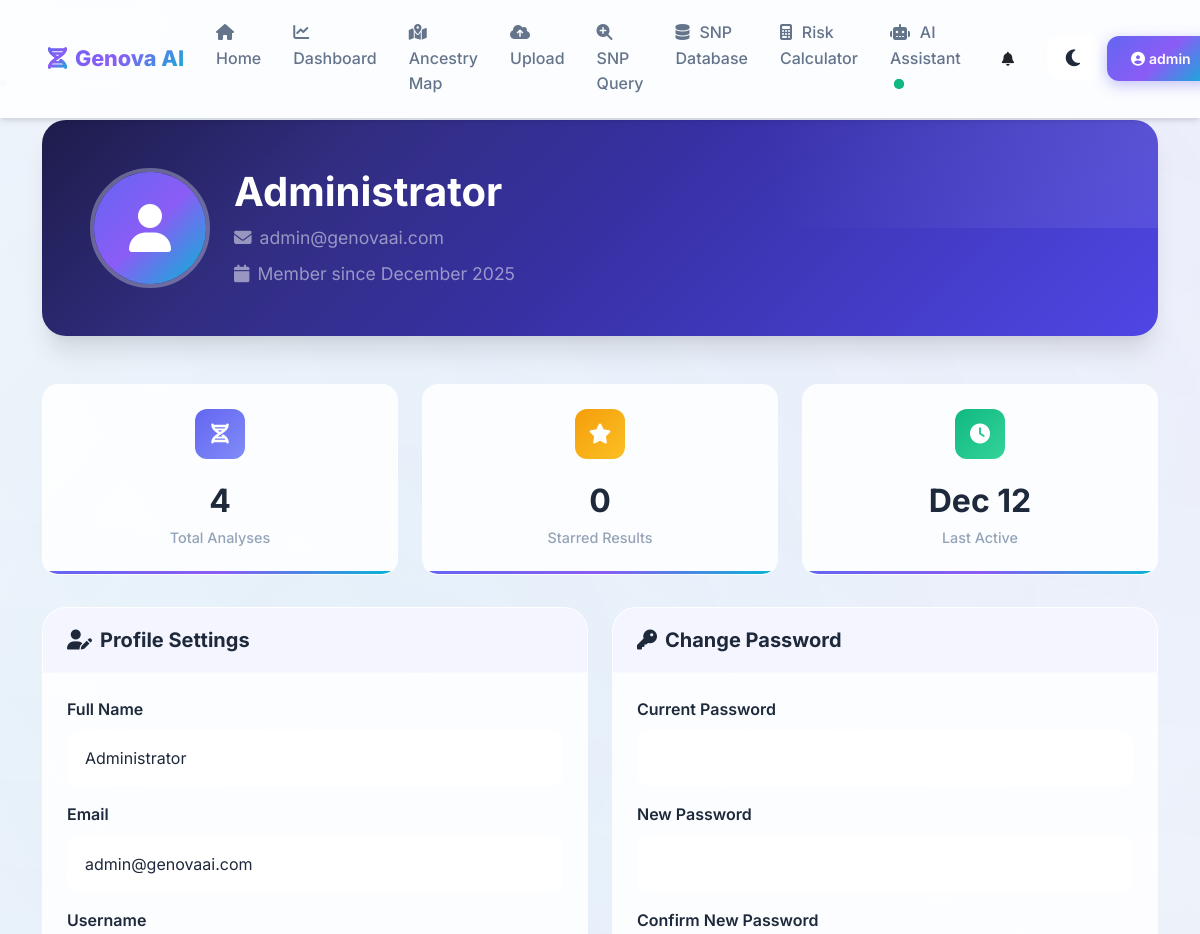
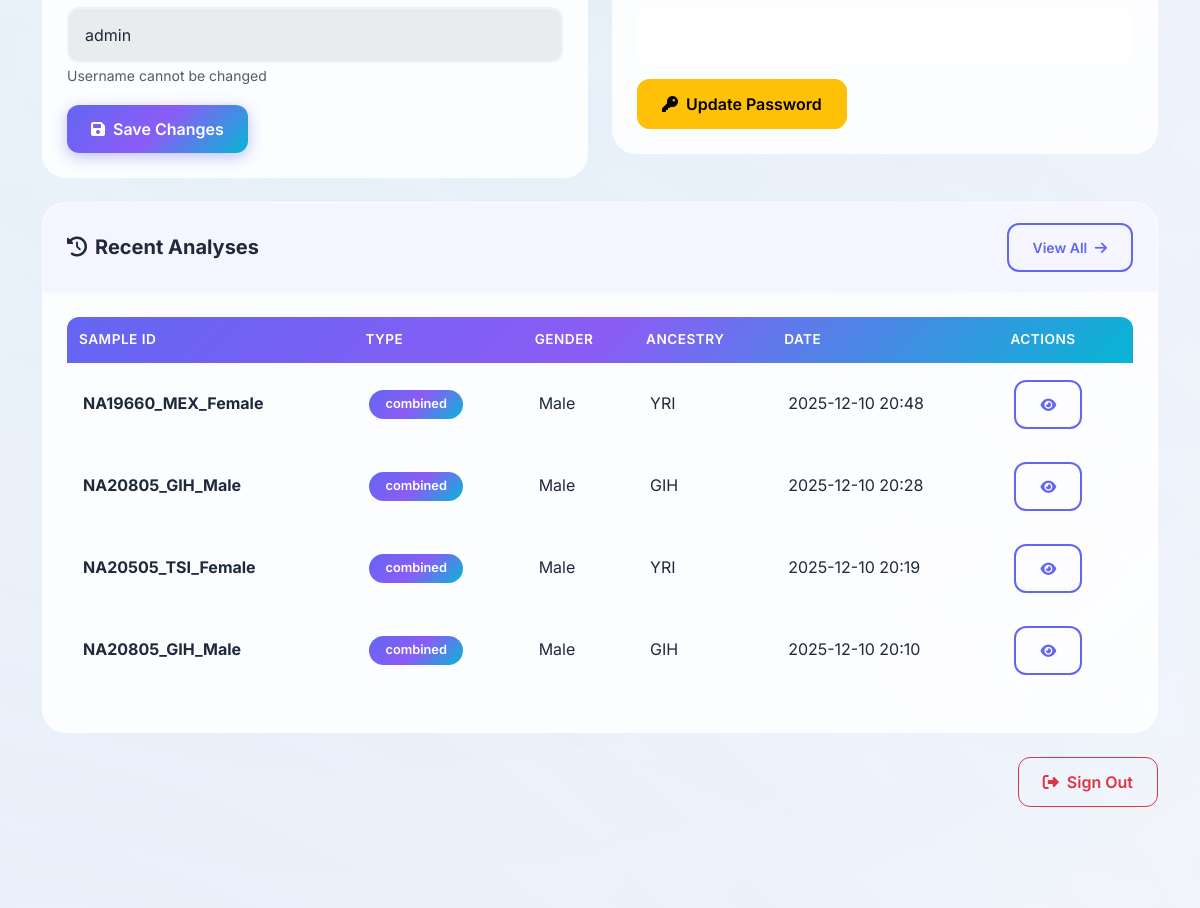
The page /profile (signed in, upper part) on the database as committed earlier (2 pictures, top to bottom).
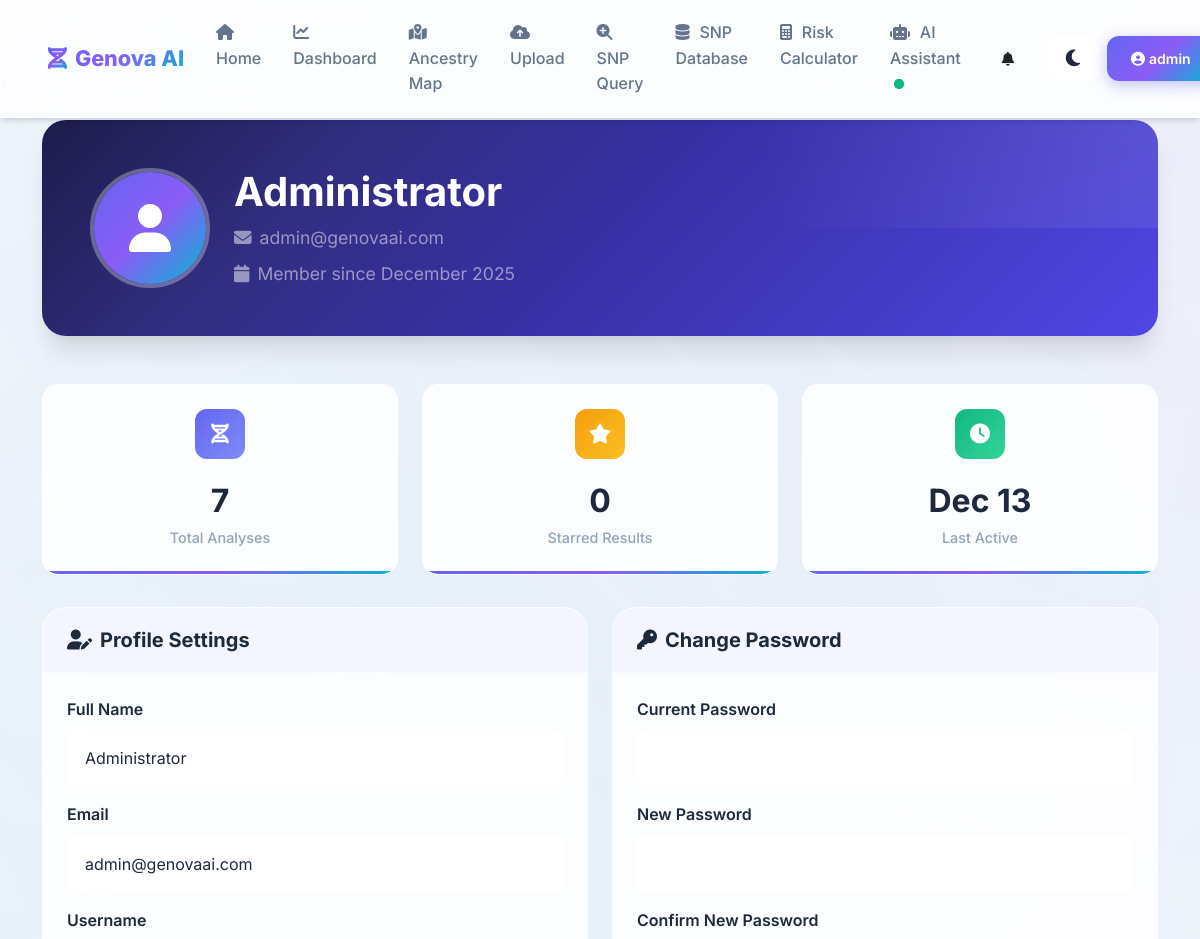
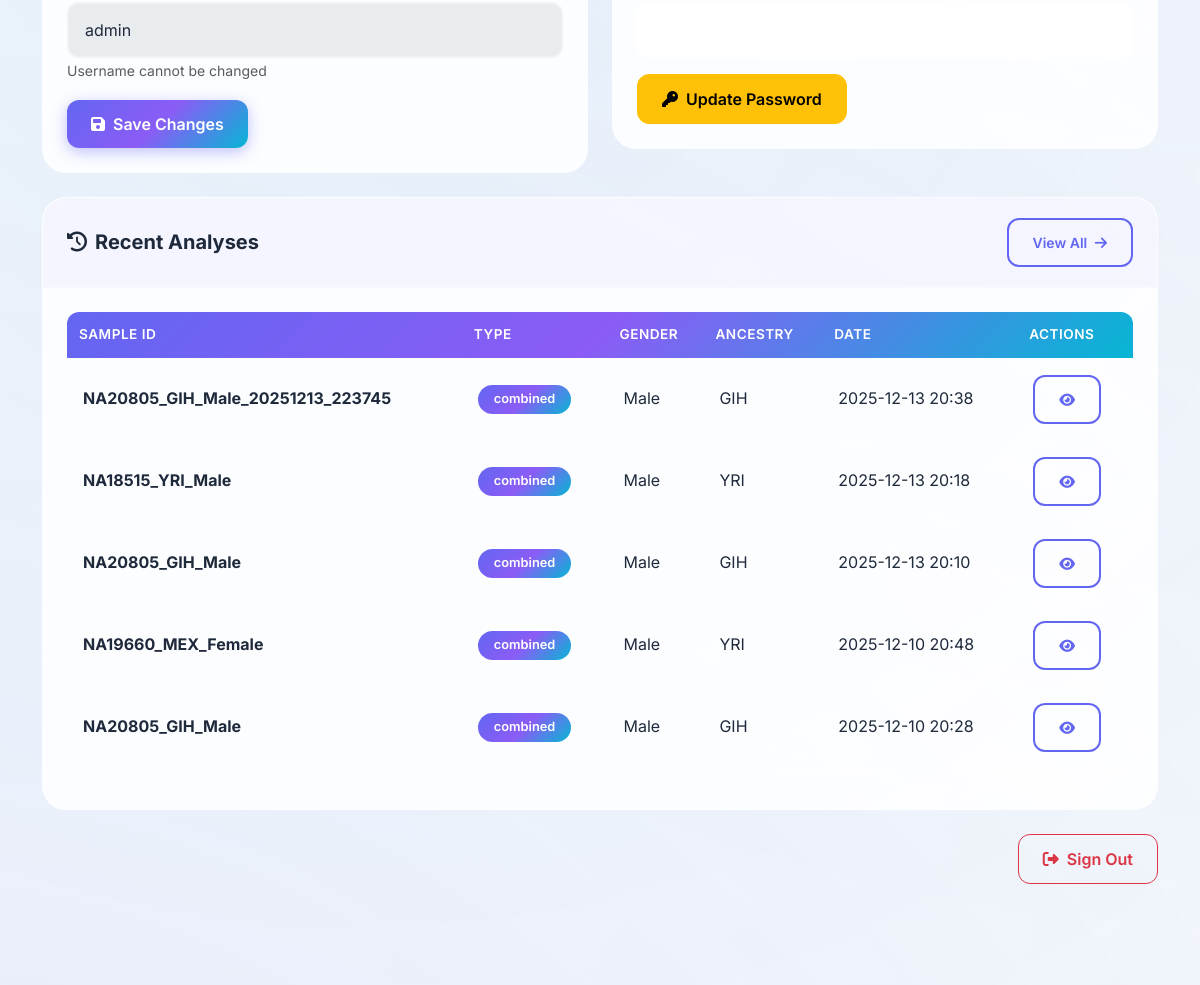
The same page on the database as committed later (2 pictures, top to bottom).
### database/models.py (models this page shows, shortened)
class User(UserMixin, db.Model):
    __tablename__ = 'users'
    id = db.Column(db.Integer, primary_key=True)
    username = db.Column(db.String(80), unique=True, nullable=False, index=True)
    email = db.Column(db.String(120), unique=True, nullable=False, index=True)
    password_hash = db.Column(db.String(256), nullable=False)
    full_name = db.Column(db.String(150))
    avatar_url = db.Column(db.String(500))
    created_at = db.Column(db.DateTime, default=datetime.utcnow)
    last_login = db.Column(db.DateTime)
    is_active = db.Column(db.Boolean, default=True)
    is_admin = db.Column(db.Boolean, default=False)
    analyses = db.relationship('AnalysisHistory', backref='user', lazy='dynamic', cascade='all, delete-orphan')

class AnalysisHistory(db.Model):
    __tablename__ = 'analysis_history'
    id = db.Column(db.Integer, primary_key=True)
    user_id = db.Column(db.Integer, db.ForeignKey('users.id'), nullable=True, index=True)
    sample_id = db.Column(db.String(100), nullable=False, index=True)
    analysis_type = db.Column(db.String(50), nullable=False)  # 'combined', 'gender', 'ancestry', 'physical', 'disease_risk'
    gender_prediction = db.Column(db.String(20))
    gender_confidence = db.Column(db.Float)
    gender_correct = db.Column(db.Boolean)
    ancestry_prediction = db.Column(db.String(100))
    ancestry_code = db.Column(db.String(10))
    ancestry_confidence = db.Column(db.Float)
    ancestry_correct = db.Column(db.Boolean)
    full_results = db.Column(db.Text)  # JSON string
    physical_characteristics = db.Column(db.Text)  # HTML/Text
    disease_risk_report = db.Column(db.Text)  # HTML/Text
    file_name = db.Column(db.String(255))
    file_path = db.Column(db.String(500))
    snp_count = db.Column(db.Integer)
    processing_time = db.Column(db.Float)
    status = db.Column(db.String(20), default='completed')  # 'pending', 'processing', 'completed', 'failed'
    error_message = db.Column(db.Text)
    created_at = db.Column(db.DateTime, default=datetime.utcnow, index=True)
    updated_at = db.Column(db.DateTime, default=datetime.utcnow, onupdate=datetime.utcnow)
    tags = db.Column(db.String(500))  # Comma-separated tags
    notes = db.Column(db.Text)
    is_starred = db.Column(db.Boolean, default=False)

### routes/auth_routes.py (the view)
@auth_bp.route('/profile')
@login_required
def profile():
    from database import AnalysisHistory
    from sqlalchemy import or_
    base_query = AnalysisHistory.query.filter(
        or_(AnalysisHistory.user_id == current_user.id, AnalysisHistory.user_id == None)
    )
    total_analyses = base_query.count()
    starred_analyses = base_query.filter(AnalysisHistory.is_starred == True).count()
    recent_analyses = base_query.order_by(AnalysisHistory.created_at.desc()).limit(5).all()
    stats = {
        'total_analyses': total_analyses,
        'starred_analyses': starred_analyses,
        'recent_analyses': recent_analyses
    }
    return render_template('auth/profile.html', stats=stats)

### app.py (called while the page is built)
@login_manager.user_loader
def load_user(user_id):
    return User.query.get(int(user_id))

@app.context_processor
def inject_user():
    return dict(current_user=current_user)

### templates/auth/profile.html (shortened to what the changed rows need)
{% extends "base.html" %}
{% block content %}
<div class="container py-4">
    <section class="hero-section mb-5" data-aos="fade-up">
        <div class="d-flex align-items-center gap-4 flex-wrap">
            <div>
                <h1 class="display-5 fw-bold text-white mb-2">
                    {{ current_user.full_name or current_user.username }}
                </h1>
                <p class="text-white-50 mb-2">
                    <i class="fas fa-envelope me-2"></i>{{ current_user.email }}
                </p>
                <p class="text-white-50 mb-0">
                    <i class="fas fa-calendar me-2"></i>Member since {{ current_user.created_at.strftime('%B %Y') if current_user.created_at else 'N/A' }}
                </p>
            </div>
        </div>
    </section>
    <div class="row g-4">
        <div class="col-md-4" data-aos="fade-up" data-aos-delay="100">
            <div class="stat-card">
                <div class="stat-icon blue">
                    <i class="fas fa-dna"></i>
                </div>
                <div class="stat-value">{{ stats.total_analyses }}</div>
                <div class="stat-label">Total Analyses</div>
            </div>
        </div>
        <div class="col-md-4" data-aos="fade-up" data-aos-delay="300">
            <div class="stat-card">
                <div class="stat-icon green">
                    <i class="fas fa-clock"></i>
                </div>
                <div class="stat-value">{{ current_user.last_login.strftime('%b %d') if current_user.last_login else 'N/A' }}</div>
                <div class="stat-label">Last Active</div>
            </div>
        </div>
    </div>
    <div class="row g-4 mt-2">
        <div class="col-lg-6" data-aos="fade-up" data-aos-delay="400">
            <div class="profile-card">
                <div class="profile-card-body">
                    <form method="POST" action="{{ url_for('auth.update_profile') }}">
                        <div class="mb-3">
                            <label for="full_name" class="form-label">Full Name</label>
                            <input type="text" class="form-control" id="full_name" name="full_name"
                                   value="{{ current_user.full_name or '' }}">
                        </div>
                        <div class="mb-3">
                            <label for="email" class="form-label">Email</label>
                            <input type="email" class="form-control" id="email" name="email"
                                   value="{{ current_user.email }}">
                        </div>
                        <div class="mb-3">
                            <label class="form-label">Username</label>
                            <input type="text" class="form-control" value="{{ current_user.username }}" disabled>
                            <small class="text-muted">Username cannot be changed</small>
                        </div>
                    </form>
                </div>
            </div>
        </div>
    </div>
    <div class="row mt-4">
        <div class="col-12" data-aos="fade-up" data-aos-delay="600">
            <div class="profile-card">
                <div class="profile-card-body">
                    {% if stats.recent_analyses %}
                    <div class="table-responsive">
                        <table class="table table-hover">
                            <thead>
                                <tr class="table-header-gradient">
                                    <th>Sample ID</th>
                                    <th>Type</th>
                                    <th>Gender</th>
                                    <th>Ancestry</th>
                                    <th>Date</th>
                                    <th>Actions</th>
                                </tr>
                            </thead>
                            <tbody>
                                {% for analysis in stats.recent_analyses %}
                                <tr>
                                    <td><strong>{{ analysis.sample_id }}</strong></td>
                                    <td><span class="badge bg-primary">{{ analysis.analysis_type }}</span></td>
                                    <td>{{ analysis.gender_prediction or '-' }}</td>
                                    <td>{{ analysis.ancestry_code or '-' }}</td>
                                    <td>{{ analysis.created_at.strftime('%Y-%m-%d %H:%M') if analysis.created_at else '-' }}</td>
                                    <td>
                                        <a href="{{ url_for('history.view_analysis', analysis_id=analysis.id) }}" class="btn btn-sm btn-outline-primary">
                                            <i class="fas fa-eye"></i>
                                        </a>
                                    </td>
                                </tr>
                                {% endfor %}
                            </tbody>
                        </table>
                    </div>
                    {% endif %}
                </div>
            </div>
        </div>
    </div>
</div>
{% endblock %}

### templates/base.html (shortened to what the changed rows need)
<!DOCTYPE html>
<html lang="en" data-bs-theme="light">
<head>
    <link href="https://cdn.jsdelivr.net/npm/bootstrap@5.3.0-alpha1/dist/css/bootstrap.min.css" rel="stylesheet">
    <link rel="stylesheet" href="https://cdnjs.cloudflare.com/ajax/libs/font-awesome/6.5.1/css/all.min.css" />
    <link href="https://unpkg.com/aos@2.3.1/dist/aos.css" rel="stylesheet">
    <link rel="stylesheet" href="{{ url_for('static', filename='css/styles.css') }}">
</head>
<body>
    <nav class="navbar navbar-expand-lg fixed-top" id="mainNav">
        <div class="container-fluid px-4">
            <div class="collapse navbar-collapse" id="navbarCollapse">
                <div class="d-flex align-items-center gap-2">
                    {% if current_user.is_authenticated %}
                    <div class="dropdown">
                        <button class="btn btn-sm btn-primary dropdown-toggle" type="button" data-bs-toggle="dropdown">
                            <i class="fas fa-user-circle me-1"></i>{{ current_user.username }}
                        </button>
                    </div>
                    {% else %}
                    <a href="/login" class="btn btn-sm btn-outline-primary">
                        <i class="fas fa-sign-in-alt me-1"></i>Login
                    </a>
                    {% endif %}
                </div>
            </div>
        </div>
    </nav>
    <div class="container-fluid">
        <div class="row">
            <main class="col-12 px-md-4 py-3">
                <div class="page-content fade-in">
                    {% block content %}{% endblock %}
                </div>
            </main>
        </div>
    </div>
</body>
</html>

Rows that differ between the two databases and show on the page:
no longer on this page (row unchanged): AnalysisHistory: sample_id "NA20505_TSI_Female", analysis_type "combined", gender_prediction "Male", ancestry_code "YRI", created_at "2025-12-10 20:19"
no longer on this page (row unchanged): AnalysisHistory: sample_id "NA20805_GIH_Male", analysis_type "combined", gender_prediction "Male", ancestry_code "GIH", created_at "2025-12-10 20:10"
changed User "Administrator": last_login "Dec 12" → "Dec 13"
added AnalysisHistory: sample_id "NA20805_GIH_Male_20251213_223745", analysis_type "combined", gender_prediction "Male", ancestry_code "GIH", created_at "2025-12-13 20:38"
added AnalysisHistory: sample_id "NA18515_YRI_Male", analysis_type "combined", gender_prediction "Male", ancestry_code "YRI", created_at "2025-12-13 20:18"
added AnalysisHistory: sample_id "NA20805_GIH_Male", analysis_type "combined", gender_prediction "Male", ancestry_code "GIH", created_at "2025-12-13 20:10"
Other text that changed with them:
{{ stats.total_analyses }}: "4" → "7"
